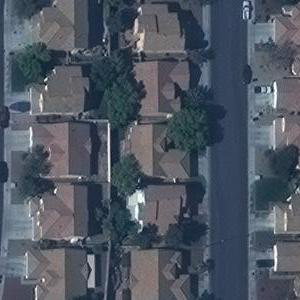
#> input picture image segmentation/img1.png, 300 x 300 px, given in place of mask.png, which was not available
$ python binary_image_conversion.py
#> lines starting #> are read from the running program, lines starting #| are printed output that depends on the picture; after the words box and inside, x2 and y2 are one past the last pixel; in counts of white or black regions, pixels touching at a corner belong together; pictures that were not available may be replaced by others from this repository, and a replacement may not be noted
import cv2
import matplotlib.pyplot as plt

def convert_to_binary(image_path, threshold_value=40, output_path='img7.png'):
    # Read the image
#> called with image_path = 'mask.png', threshold_value = 40, output_path = 'img6.png'
    image = cv2.imread(image_path, cv2.IMREAD_GRAYSCALE)
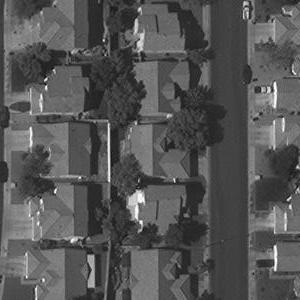
#> image: shape (300, 300); min 8, max 254, mean 85.2

    # Apply binary thresholding
    _, binary_image = cv2.threshold(image, threshold_value, 255, cv2.THRESH_BINARY)
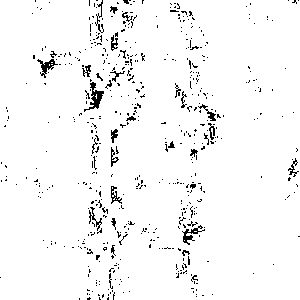
#> binary_image: shape (300, 300); 96.3% white; black in thin lines or dots

    # Save the binary image
    cv2.imwrite(output_path, binary_image)

    # Display the original and binary images
    plt.subplot(121), plt.imshow(image, cmap='gray')
    plt.title('Original Image'), plt.xticks([]), plt.yticks([])
    plt.subplot(122), plt.imshow(binary_image, cmap='gray')
    plt.title('Binary Image'), plt.xticks([]), plt.yticks([])
    plt.show()
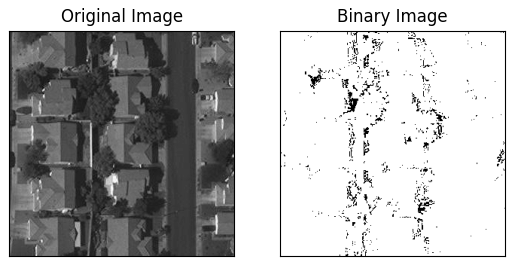
#> figure drawn by matplotlib, 2 panels

# Example usage
image_path = 'mask.png'
output_path = 'img6.png'
convert_to_binary(image_path, output_path=output_path)

$ run again, on image segmentation/img2.png
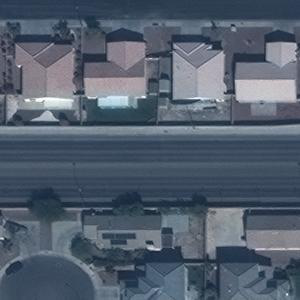
#> input picture image segmentation/img2.png, 300 x 300 px, given in place of mask.png, which was not available
#> in convert_to_binary, `_, binary_image = cv2.threshold(image, threshold_value, 255, cv2.THRES..`:
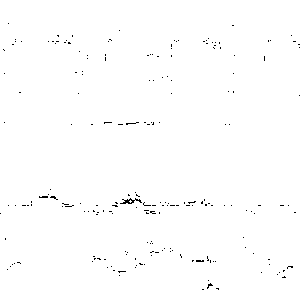
#> binary_image: shape (300, 300); 99.4% white; black in thin lines or dots, all inside (x1, y1, x2, y2) = (0, 23, 300, 290)
#> in convert_to_binary, `plt.show()`:
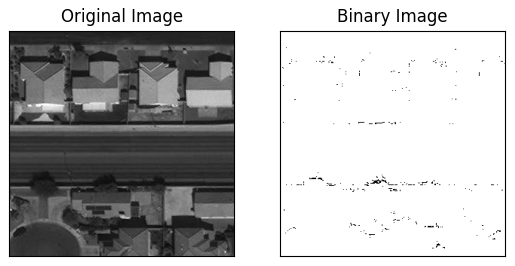
#> figure drawn by matplotlib, 2 panels

$ run again, on image segmentation/img3.png
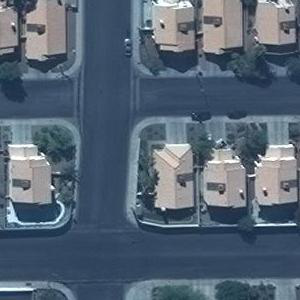
#> input picture image segmentation/img3.png, 300 x 300 px, given in place of mask.png, which was not available
#> in convert_to_binary, `_, binary_image = cv2.threshold(image, threshold_value, 255, cv2.THRES..`:
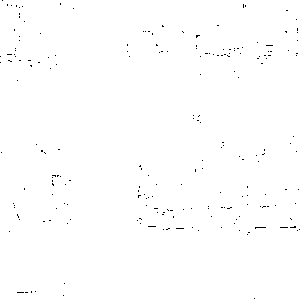
#> binary_image: shape (300, 300); 99.6% white; black in thin lines or dots
#> in convert_to_binary, `plt.show()`:
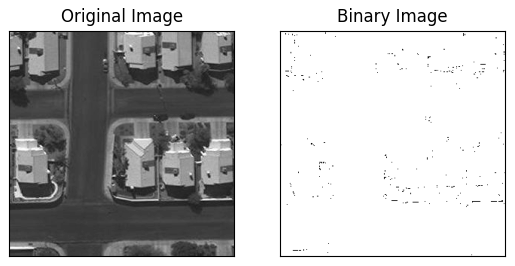
#> figure drawn by matplotlib, 2 panels
